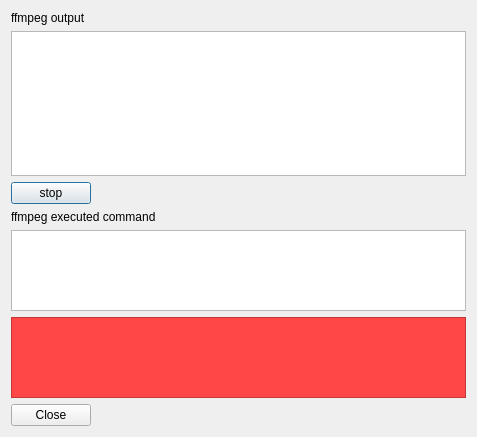
<?xml version="1.0" encoding="UTF-8"?>
<ui version="4.0">
 <class>ffmpegOutput</class>
 <widget class="QDialog" name="ffmpegOutput">
  <property name="geometry">
   <rect>
    <x>0</x>
    <y>0</y>
    <width>477</width>
    <height>437</height>
   </rect>
  </property>
  <property name="windowTitle">
   <string>ffmpeg output</string>
  </property>
  <property name="windowIcon">
   <iconset resource="resources.qrc">
    <normaloff>:/icons/icons/icon32.png</normaloff>:/icons/icons/icon32.png</iconset>
  </property>
  <layout class="QVBoxLayout" name="verticalLayout">
   <item>
    <widget class="QLabel" name="label">
     <property name="text">
      <string>ffmpeg output</string>
     </property>
    </widget>
   </item>
   <item>
    <widget class="QPlainTextEdit" name="PTE_standard_output">
     <property name="readOnly">
      <bool>true</bool>
     </property>
    </widget>
   </item>
   <item>
    <widget class="QPushButton" name="PB_stop_ffmpeg">
     <property name="minimumSize">
      <size>
       <width>80</width>
       <height>0</height>
      </size>
     </property>
     <property name="maximumSize">
      <size>
       <width>80</width>
       <height>16777215</height>
      </size>
     </property>
     <property name="text">
      <string>stop</string>
     </property>
    </widget>
   </item>
   <item>
    <widget class="QLabel" name="label_2">
     <property name="text">
      <string>ffmpeg executed command</string>
     </property>
    </widget>
   </item>
   <item>
    <widget class="QPlainTextEdit" name="PTE_ffmpeg_command">
     <property name="minimumSize">
      <size>
       <width>0</width>
       <height>81</height>
      </size>
     </property>
     <property name="maximumSize">
      <size>
       <width>16777215</width>
       <height>81</height>
      </size>
     </property>
     <property name="readOnly">
      <bool>true</bool>
     </property>
    </widget>
   </item>
   <item>
    <widget class="QPlainTextEdit" name="PTE_ffmpeg_error">
     <property name="minimumSize">
      <size>
       <width>0</width>
       <height>81</height>
      </size>
     </property>
     <property name="maximumSize">
      <size>
       <width>16777215</width>
       <height>81</height>
      </size>
     </property>
     <property name="styleSheet">
      <string notr="true">background-color: rgb(255, 71, 71);
color: rgb(255, 255, 255);</string>
     </property>
     <property name="readOnly">
      <bool>true</bool>
     </property>
    </widget>
   </item>
   <item>
    <widget class="QPushButton" name="PB_close">
     <property name="minimumSize">
      <size>
       <width>80</width>
       <height>0</height>
      </size>
     </property>
     <property name="maximumSize">
      <size>
       <width>80</width>
       <height>16777215</height>
      </size>
     </property>
     <property name="text">
      <string>Close</string>
     </property>
    </widget>
   </item>
  </layout>
 </widget>
 <resources>
  <include location="resources.qrc"/>
 </resources>
 <connections/>
</ui>
